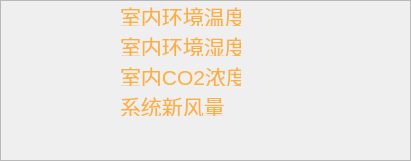
  <widget class="QFrame" name="frame_2">
   <property name="geometry">
    <rect>
     <x>-40</x>
     <y>450</y>
     <width>411</width>
     <height>161</height>
    </rect>
   </property>
   <property name="styleSheet">
    <string notr="true"/>
   </property>
   <property name="frameShape">
    <enum>QFrame::StyledPanel</enum>
   </property>
   <property name="frameShadow">
    <enum>QFrame::Raised</enum>
   </property>
   <widget class="QLabel" name="label">
    <property name="geometry">
     <rect>
      <x>120</x>
      <y>5</y>
      <width>121</width>
      <height>21</height>
     </rect>
    </property>
    <property name="palette">
     <palette>
      <active>
       <colorrole role="WindowText">
        <brush brushstyle="SolidPattern">
         <color alpha="255">
          <red>252</red>
          <green>175</green>
          <blue>62</blue>
         </color>
        </brush>
       </colorrole>
      </active>
      <inactive>
       <colorrole role="WindowText">
        <brush brushstyle="SolidPattern">
         <color alpha="255">
          <red>252</red>
          <green>175</green>
          <blue>62</blue>
         </color>
        </brush>
       </colorrole>
      </inactive>
      <disabled>
       <colorrole role="WindowText">
        <brush brushstyle="SolidPattern">
         <color alpha="255">
          <red>190</red>
          <green>190</green>
          <blue>190</blue>
         </color>
        </brush>
       </colorrole>
      </disabled>
     </palette>
    </property>
    <property name="font">
     <font>
      <pointsize>16</pointsize>
     </font>
    </property>
    <property name="text">
     <string>室内环境温度</string>
    </property>
   </widget>
   <widget class="QLabel" name="label_2">
    <property name="geometry">
     <rect>
      <x>120</x>
      <y>35</y>
      <width>121</width>
      <height>21</height>
     </rect>
    </property>
    <property name="palette">
     <palette>
      <active>
       <colorrole role="WindowText">
        <brush brushstyle="SolidPattern">
         <color alpha="255">
          <red>252</red>
          <green>175</green>
          <blue>62</blue>
         </color>
        </brush>
       </colorrole>
      </active>
      <inactive>
       <colorrole role="WindowText">
        <brush brushstyle="SolidPattern">
         <color alpha="255">
          <red>252</red>
          <green>175</green>
          <blue>62</blue>
         </color>
        </brush>
       </colorrole>
      </inactive>
      <disabled>
       <colorrole role="WindowText">
        <brush brushstyle="SolidPattern">
         <color alpha="255">
          <red>190</red>
          <green>190</green>
          <blue>190</blue>
         </color>
        </brush>
       </colorrole>
      </disabled>
     </palette>
    </property>
    <property name="font">
     <font>
      <pointsize>16</pointsize>
     </font>
    </property>
    <property name="text">
     <string>室内环境湿度</string>
    </property>
   </widget>
   <widget class="QLabel" name="label_3">
    <property name="geometry">
     <rect>
      <x>120</x>
      <y>65</y>
      <width>121</width>
      <height>21</height>
     </rect>
    </property>
    <property name="palette">
     <palette>
      <active>
       <colorrole role="WindowText">
        <brush brushstyle="SolidPattern">
         <color alpha="255">
          <red>252</red>
          <green>175</green>
          <blue>62</blue>
         </color>
        </brush>
       </colorrole>
      </active>
      <inactive>
       <colorrole role="WindowText">
        <brush brushstyle="SolidPattern">
         <color alpha="255">
          <red>252</red>
          <green>175</green>
          <blue>62</blue>
         </color>
        </brush>
       </colorrole>
      </inactive>
      <disabled>
       <colorrole role="WindowText">
        <brush brushstyle="SolidPattern">
         <color alpha="255">
          <red>190</red>
          <green>190</green>
          <blue>190</blue>
         </color>
        </brush>
       </colorrole>
      </disabled>
     </palette>
    </property>
    <property name="font">
     <font>
      <pointsize>16</pointsize>
     </font>
    </property>
    <property name="text">
     <string>室内CO2浓度</string>
    </property>
   </widget>
   <widget class="QLabel" name="label_6">
    <property name="geometry">
     <rect>
      <x>120</x>
      <y>95</y>
      <width>121</width>
      <height>21</height>
     </rect>
    </property>
    <property name="palette">
     <palette>
      <active>
       <colorrole role="WindowText">
        <brush brushstyle="SolidPattern">
         <color alpha="255">
          <red>252</red>
          <green>175</green>
          <blue>62</blue>
         </color>
        </brush>
       </colorrole>
      </active>
      <inactive>
       <colorrole role="WindowText">
        <brush brushstyle="SolidPattern">
         <color alpha="255">
          <red>252</red>
          <green>175</green>
          <blue>62</blue>
         </color>
        </brush>
       </colorrole>
      </inactive>
      <disabled>
       <colorrole role="WindowText">
        <brush brushstyle="SolidPattern">
         <color alpha="255">
          <red>190</red>
          <green>190</green>
          <blue>190</blue>
         </color>
        </brush>
       </colorrole>
      </disabled>
     </palette>
    </property>
    <property name="font">
     <font>
      <pointsize>16</pointsize>
     </font>
    </property>
    <property name="text">
     <string>系统新风量</string>
    </property>
   </widget>
  </widget>
